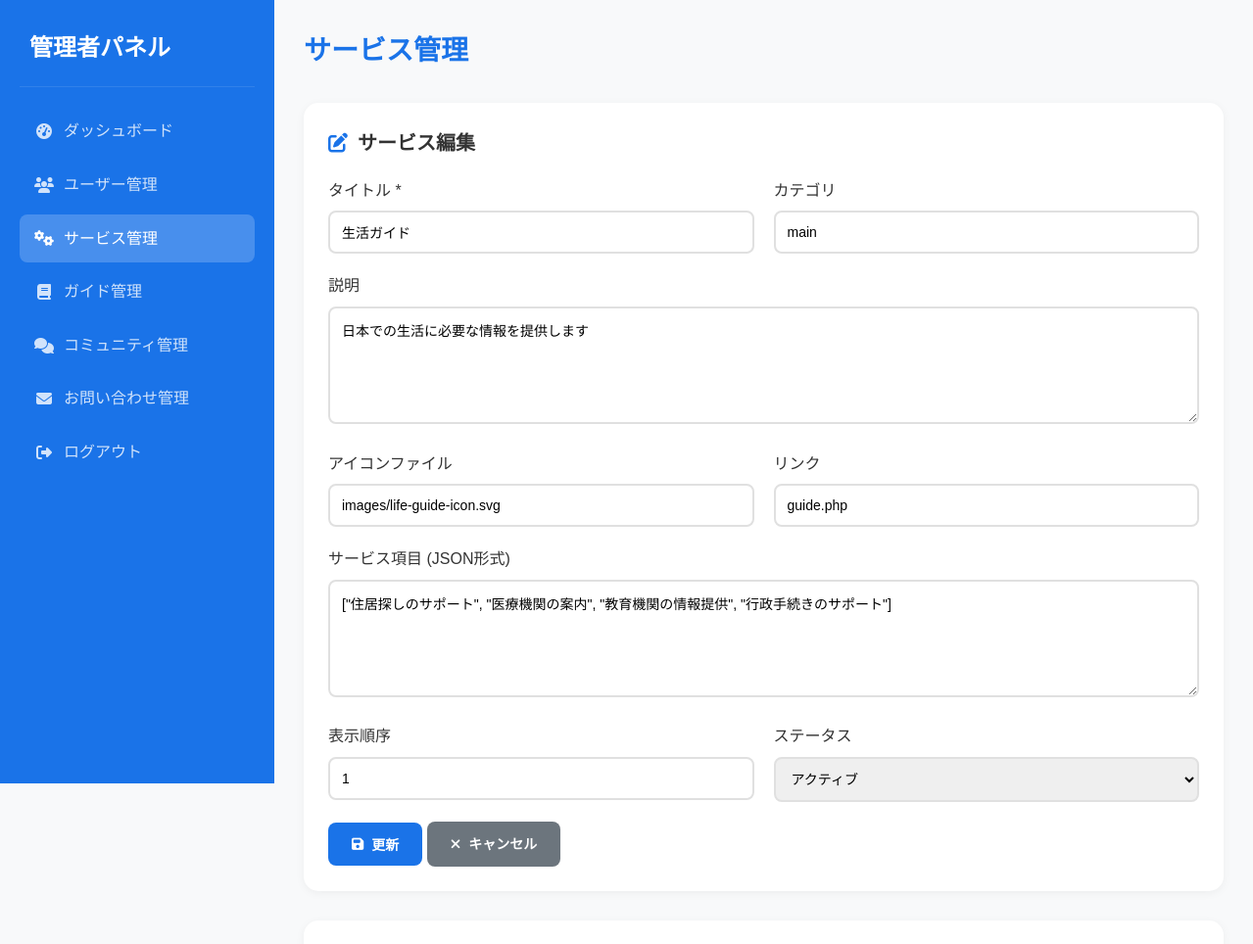
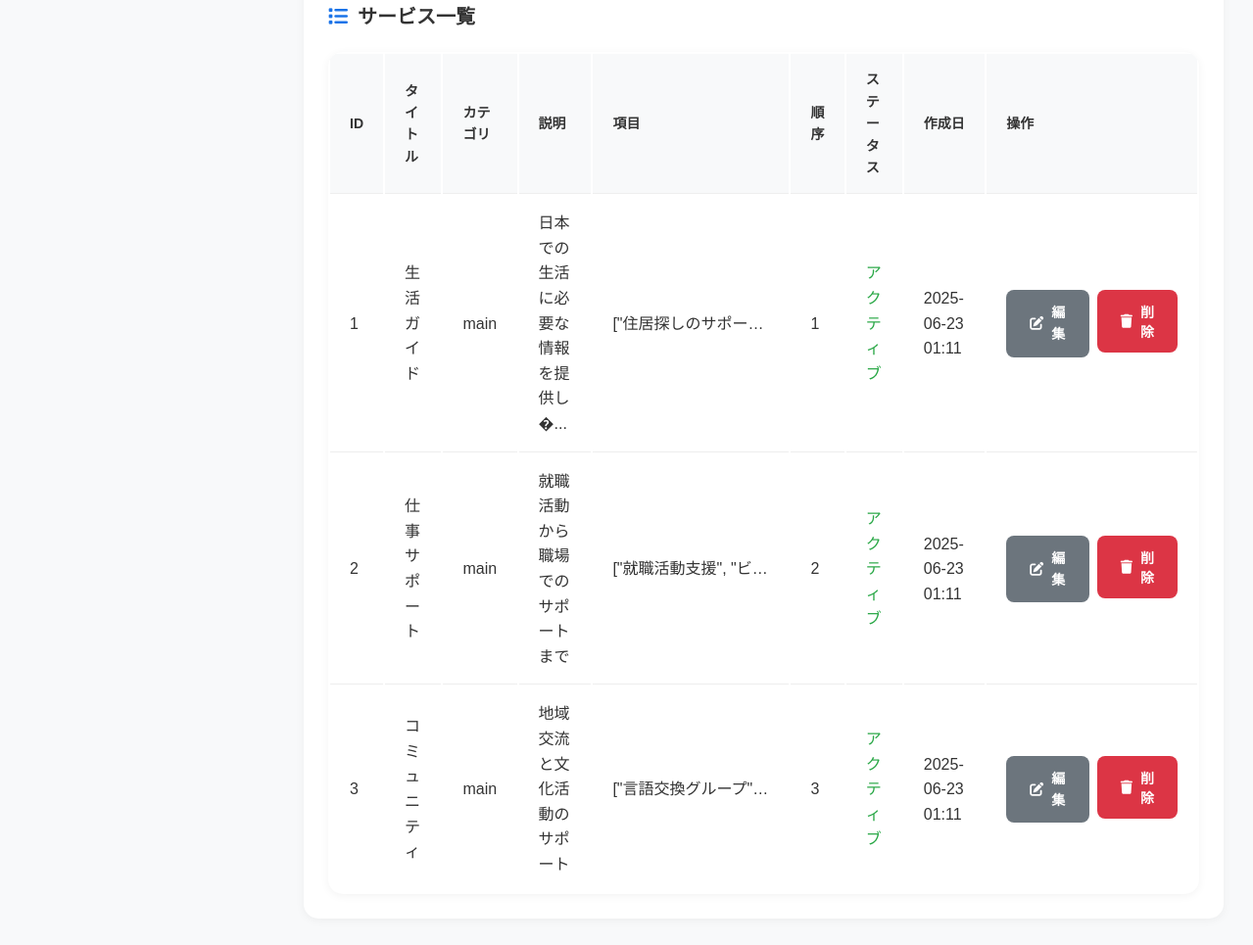
The app's page /admin/manage_services.php?edit=1 (signed in) with its own data (2 pictures, top to bottom).
### tables this page shows
CREATE TABLE `services` (
  `id` int(11) NOT NULL,
  `title` varchar(100) NOT NULL,
  `description` text DEFAULT NULL,
  `status` enum('active','inactive') DEFAULT 'active',
  `created_at` timestamp NOT NULL DEFAULT current_timestamp(),
  `updated_at` timestamp NOT NULL DEFAULT current_timestamp() ON UPDATE current_timestamp(),
  `icon` varchar(255) DEFAULT NULL,
  `category` varchar(50) DEFAULT NULL,
  `items` text DEFAULT NULL,
  `link` varchar(255) DEFAULT NULL,
  `order_number` int(11) DEFAULT 0
);

### admin/manage_services.php (the view, shortened to what this page needs)
<?php
require_once '../models/db.php';
try {
    $stmt = $pdo->query("SELECT * FROM services ORDER BY order_number ASC, created_at DESC");
    $services = $stmt->fetchAll();
} catch(PDOException $e) {
    $error = 'データ取得エラーが発生しました: ' . $e->getMessage();
    $services = [];
}
$editService = null;
if (isset($_GET['edit']) && is_numeric($_GET['edit'])) {
    try {
        $stmt = $pdo->prepare("SELECT * FROM services WHERE id = ?");
        $stmt->execute([$_GET['edit']]);
        $editService = $stmt->fetch();
    } catch(PDOException $e) {
        $error = '編集データの取得エラーが発生しました: ' . $e->getMessage();
    }
}
?>
<!DOCTYPE html>
<html lang="ja">
<head>
    <link rel="stylesheet" href="../css/style.css">
    <link rel="stylesheet" href="https://cdnjs.cloudflare.com/ajax/libs/font-awesome/6.5.1/css/all.min.css">
</head>
<body>
    <div class="admin-container">
        <div class="sidebar">
            <div class="sidebar-header">
                <h2>管理者パネル</h2>
            </div>
            <ul class="sidebar-menu">
                <li><a href="dashboard.php" class="<?php echo basename($_SERVER['PHP_SELF'])=='dashboard.php'?'active':''; ?>"><i class="fas fa-tachometer-alt"></i> ダッシュボード</a></li>
                <li><a href="manage_users.php" class="<?php echo basename($_SERVER['PHP_SELF'])=='manage_users.php'?'active':''; ?>"><i class="fas fa-users"></i> ユーザー管理</a></li>
                <li><a href="manage_services.php" class="<?php echo basename($_SERVER['PHP_SELF'])=='manage_services.php'?'active':''; ?>"><i class="fas fa-cogs"></i> サービス管理</a></li>
                <li><a href="manage_guide.php" class="<?php echo basename($_SERVER['PHP_SELF'])=='manage_guide.php'?'active':''; ?>"><i class="fas fa-book"></i> ガイド管理</a></li>
                <li><a href="manage_community.php" class="<?php echo basename($_SERVER['PHP_SELF'])=='manage_community.php'?'active':''; ?>"><i class="fas fa-comments"></i> コミュニティ管理</a></li>
                <li><a href="manage_contact.php" class="<?php echo basename($_SERVER['PHP_SELF'])=='manage_contact.php'?'active':''; ?>"><i class="fas fa-envelope"></i> お問い合わせ管理</a></li>
                <li><a href="logout.php"><i class="fas fa-sign-out-alt"></i> ログアウト</a></li>
            </ul>
        </div>
        <div class="main-content">
            <div class="content-header">
                <h1>サービス管理</h1>
            </div>
            <div class="form-section" id="form-section">
                <h2><i class="fas fa-edit"></i><?php echo $editService ? 'サービス編集' : '新しいサービス追加'; ?></h2>
                <form method="POST" action="">
                    <div class="form-row">
                        <div class="form-group">
                            <label for="title">タイトル *</label>
                            <input type="text" id="title" name="title" value="<?php echo $editService ? htmlspecialchars($editService['title']) : ''; ?>" required>
                        </div>
                        <div class="form-group">
                            <label for="category">カテゴリ</label>
                            <input type="text" id="category" name="category" value="<?php echo $editService ? htmlspecialchars($editService['category']) : 'main'; ?>">
                        </div>
                    </div>
                    <div class="form-group">
                        <label for="description">説明</label>
                        <textarea id="description" name="description"><?php echo $editService ? htmlspecialchars($editService['description']) : ''; ?></textarea>
                    </div>
                    <div class="form-row">
                        <div class="form-group">
                            <label for="icon">アイコンファイル</label>
                            <input type="text" id="icon" name="icon" value="<?php echo $editService ? htmlspecialchars($editService['icon']) : ''; ?>" placeholder="images/icon.svg">
                        </div>
                        <div class="form-group">
                            <label for="link">リンク</label>
                            <input type="text" id="link" name="link" value="<?php echo $editService ? htmlspecialchars($editService['link']) : ''; ?>" placeholder="guide.php">
                        </div>
                    </div>
                    <div class="form-group">
                        <label for="items">サービス項目 (JSON形式)</label>
                        <textarea id="items" name="items" placeholder='["項目1", "項目2", "項目3"]'><?php echo $editService ? htmlspecialchars($editService['items']) : ''; ?></textarea>
                    </div>
                    <div class="form-row">
                        <div class="form-group">
                            <label for="order_number">表示順序</label>
                            <input type="number" id="order_number" name="order_number" value="<?php echo $editService ? $editService['order_number'] : '0'; ?>" min="0">
                        </div>
                        <div class="form-group">
                            <label for="status">ステータス</label>
                            <select id="status" name="status">
                                <option value="active" <?php echo ($editService && $editService['status'] === 'active') ? 'selected' : ''; ?>>アクティブ</option>
                            </select>
                        </div>
                    </div>
                    <button type="submit" class="btn btn-primary">
                        <i class="fas fa-save"></i><?php echo $editService ? '更新' : '追加'; ?>
                    </button>
                    <?php if ($editService): ?>
                        <a href="manage_services.php" class="btn btn-secondary">
                            <i class="fas fa-times"></i>キャンセル
                        </a>
                    <?php endif; ?>
                </form>
            </div>
            <div class="form-section">
                <h2><i class="fas fa-list"></i>サービス一覧</h2>
                <table class="services-table">
                    <thead>
                        <tr>
                            <th>ID</th>
                            <th>タイトル</th>
                            <th>カテゴリ</th>
                            <th>説明</th>
                            <th>項目</th>
                            <th>順序</th>
                            <th>ステータス</th>
                            <th>作成日</th>
                            <th>操作</th>
                        </tr>
                    </thead>
                    <tbody>
                        <?php if (empty($services)): ?>
                            <tr>
                                <td colspan="9" style="text-align: center; padding: 40px; color: #666;">
                                    まだサービスがありません。
                                </td>
                            </tr>
                        <?php else: ?>
                            <?php foreach ($services as $service): ?>
                                <tr>
                                    <td><?php echo $service['id']; ?></td>
                                    <td><?php echo htmlspecialchars($service['title']); ?></td>
                                    <td><?php echo htmlspecialchars($service['category']); ?></td>
                                    <td><?php echo htmlspecialchars(substr($service['description'], 0, 50)) . (strlen($service['description']) > 50 ? '...' : ''); ?></td>
                                    <td class="items-preview"><?php echo htmlspecialchars($service['items']); ?></td>
                                    <td><?php echo $service['order_number']; ?></td>
                                    <td class="<?php echo $service['status'] === 'active' ? 'status-active' : 'status-inactive'; ?>">
                                        <?php echo $service['status'] === 'active' ? 'アクティブ' : '非アクティブ'; ?>
                                    </td>
                                    <td><?php echo date('Y-m-d H:i', strtotime($service['created_at'])); ?></td>
                                    <td>
                                        <div class="action-buttons">
                                            <a href="?edit=<?php echo $service['id']; ?>" class="btn btn-secondary">
                                                <i class="fas fa-edit"></i>編集
                                            </a>
                                            <form method="POST" action="" style="display: inline;" onsubmit="return confirm('本当に削除しますか？');">
                                                <button type="submit" class="btn btn-danger">
                                                    <i class="fas fa-trash"></i>削除
                                                </button>
                                            </form>
                                        </div>
                                    </td>
                                </tr>
                            <?php endforeach; ?>
                        <?php endif; ?>
                    </tbody>
                </table>
            </div>
        </div>
    </div>
</body>
</html>

### css/style.css (style rules this page uses)
:root { --primary-color: #4A90E2; --secondary-color: #2C3E50; --accent-color: #E74C3C; --text-color: #333; --light-gray: #f5f5f5; --white: #ffffff; }
* { margin: 0; padding: 0; box-sizing: border-box; }
body { font-family: 'Noto Sans JP', sans-serif; line-height: 1.6; color: var(--text-color); }
.form-group { margin-bottom: 20px; }
.form-group label { display: block; margin-bottom: 8px; font-weight: bold; color: #333; }
.form-group input, .form-group textarea, .form-group select { width: 100%; padding: 12px; border: 1px solid #ddd; border-radius: 5px; font-size: 16px; transition: border-color 0.3s; }
.form-group textarea { height: 150px; resize: vertical; }

### admin/manage_services.php (style rules this page uses)
.admin-container { display: flex; min-height: 100vh; background: #f8f9fa; }
.sidebar { width: 280px; background: #1a73e8; color: white; padding: 30px 20px; position: fixed; height: 100vh; overflow-y: auto; }
.sidebar-header { padding: 0 10px 20px; border-bottom: 1px solid rgba(255,255,255,0.1); margin-bottom: 20px; }
.sidebar-header h2 { font-size: 24px; font-weight: 700; margin: 0; color: white; }
.sidebar-menu { list-style: none; padding: 0; margin: 0; }
.sidebar-menu li { margin-bottom: 5px; }
.sidebar-menu a { color: rgba(255,255,255,0.8); text-decoration: none; display: flex; align-items: center; padding: 12px 15px; border-radius: 8px; transition: all 0.3s ease; }
.sidebar-menu a.active { background: rgba(255,255,255,0.2); color: white; }
.sidebar-menu a i { margin-right: 10px; width: 20px; text-align: center; }
.main-content { flex: 1; margin-left: 280px; padding: 30px; }
.content-header { margin-bottom: 30px; display: flex; justify-content: space-between; align-items: center; }
.content-header h1 { font-size: 28px; font-weight: 700; color: #1a73e8; margin: 0; }
.form-section { background: white; padding: 25px; border-radius: 15px; box-shadow: 0 2px 10px rgba(0,0,0,0.05); margin-bottom: 30px; }
.form-section h2 { margin-top: 0; color: #333; font-size: 20px; margin-bottom: 20px; display: flex; align-items: center; gap: 10px; }
.form-section h2 i { color: #1a73e8; }
.form-group { margin-bottom: 20px; }
.form-group label { display: block; margin-bottom: 8px; font-weight: 500; color: #333; }
.form-group input, .form-group textarea, .form-group select { width: 100%; padding: 12px; border: 2px solid #e0e0e0; border-radius: 8px; font-size: 14px; font-family: inherit; transition: all 0.3s ease; }
.form-group textarea { height: 120px; resize: vertical; }
.form-row { display: grid; grid-template-columns: 1fr 1fr; gap: 20px; }
.btn { padding: 12px 24px; border: none; border-radius: 8px; cursor: pointer; font-size: 14px; font-weight: 600; transition: all 0.3s ease; text-decoration: none; display: inline-flex; align-items: center; gap: 8px; }
.btn-primary { background: #1a73e8; color: white; }
.btn-secondary { background: #6c757d; color: white; }
.btn-danger { background: #dc3545; color: white; }
.services-table { width: 100%; background: white; border-radius: 15px; box-shadow: 0 2px 10px rgba(0,0,0,0.05); overflow: hidden; }
.services-table th, .services-table td { padding: 15px 20px; text-align: left; border-bottom: 1px solid #eee; }
.services-table th { background: #f8f9fa; font-weight: 600; color: #333; font-size: 14px; }
.services-table tr:last-child td { border-bottom: none; }
.action-buttons { display: flex; gap: 8px; }
.status-active { color: #28a745; font-weight: 500; }
.items-preview { max-width: 200px; overflow: hidden; text-overflow: ellipsis; white-space: nowrap; }

### records on screen
services: title "生活ガイド", category "main", description "日本での生活に必要な情報を提供します", icon "images/life-guide-icon.svg", link "guide.php", items "[\"住居探しのサポート\", \"医療機関の案内\", \"教育機関の情報提供\", \"行政手続きのサポート\"]", order_number "1", status "アクティブ", id "1", description "日本での生活に必要な情報を提供し�", items "[\"住居探しのサポー…", created_at "2025-06-23 01:11"
services: id "2", title "仕事サポート", category "main", description "就職活動から職場でのサポートまで", items "[\"就職活動支援\", \"ビ…", order_number "2", status "アクティブ", created_at "2025-06-23 01:11"
services: id "3", title "コミュニティ", category "main", description "地域交流と文化活動のサポート", items "[\"言語交換グループ\"…", order_number "3", status "アクティブ", created_at "2025-06-23 01:11"
